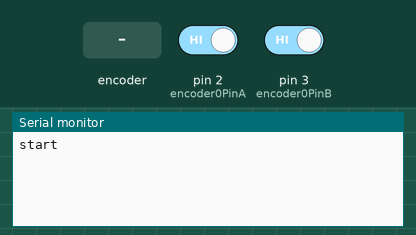
A sketch run on a simulated Arduino Uno, built with avr-gcc and run on an emulated ATmega328P. Shown: the last lines printed to the serial monitor. The test bench sets the inputs (shaded band); at power-on: pin 2 (encoder0PinA) HIGH, pin 3 (encoder0PinB) HIGH.

Above: at 1.2 s.
1.3 s: rotary encoder on pin 2 (encoder0PinA) / pin 3 (encoder0PinB) turned 1 step (first pin leading)
At 2.6 s:
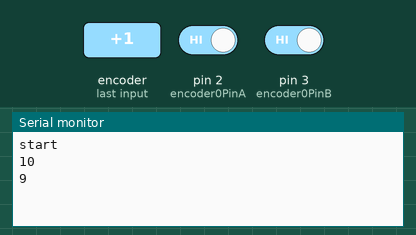
3.0 s: rotary encoder on pin 2 (encoder0PinA) / pin 3 (encoder0PinB) turned 1 step (first pin leading)
At 4.1 s:
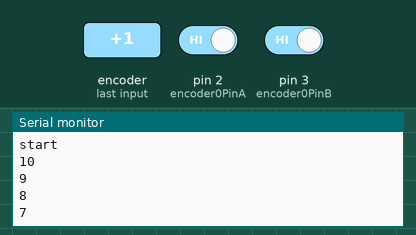
Timing chart, 0 to 6.0 s (numbered marks = the images above; inputs shaded):
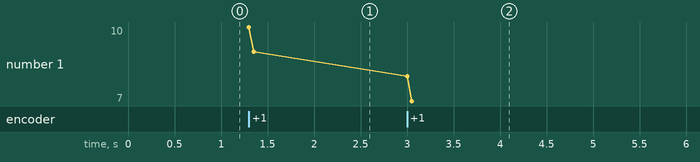

Measured:
- after the input at 1.3 s, the serial monitor: prints a new line at once (image 1)
- after the input at 3.0 s, the serial monitor: prints a new line at once (image 2)
- plotted number 1: 9 → 7 after the input at 3.0 s

The sketch:

Rotary_Encoder.ino.ino
```cpp
/* read a rotary encoder with interrupts
   Encoder hooked up with common to GROUND,
   encoder0PinA to pin 2, encoder0PinB to pin 4 (or pin 3 see below)
   it doesn't matter which encoder pin you use for A or B

   uses Arduino pull-ups on A & B channel outputs
   turning on the pull-ups saves having to hook up resistors
   to the A & B channel outputs

*/

#define encoder0PinA  2
#define encoder0PinB  3

volatile unsigned int encoder0Pos = 0;

void setup() {
  pinMode(encoder0PinA, INPUT);
  digitalWrite(encoder0PinA, HIGH);       // turn on pull-up resistor
  pinMode(encoder0PinB, INPUT);
  digitalWrite(encoder0PinB, HIGH);       // turn on pull-up resistor

  attachInterrupt(0, doEncoder, CHANGE);  // encoder pin on interrupt 0 - pin 2
  //attachInterrupt(1, doEncoder, CHANGE);  // encoder pin on interrupt 0 - pin 2
  Serial.begin (9600);
  Serial.println("start");                // a personal quirk
}

void loop() {
  // do some stuff here - the joy of interrupts is that they take care of themselves
}

void doEncoder() {
  /* If pinA and pinB are both high or both low, it is spinning
     forward. If they're different, it's going backward.

     For more information on speeding up this process, see
     [Reference/PortManipulation], specifically the PIND register.
  */
  if (digitalRead(encoder0PinA) == digitalRead(encoder0PinB)) {
    encoder0Pos++;
  }
  else {
    encoder0Pos--;
  }

  if (encoder0Pos >=10)
    encoder0Pos = 10;
  Serial.println (encoder0Pos, DEC);
}
```
